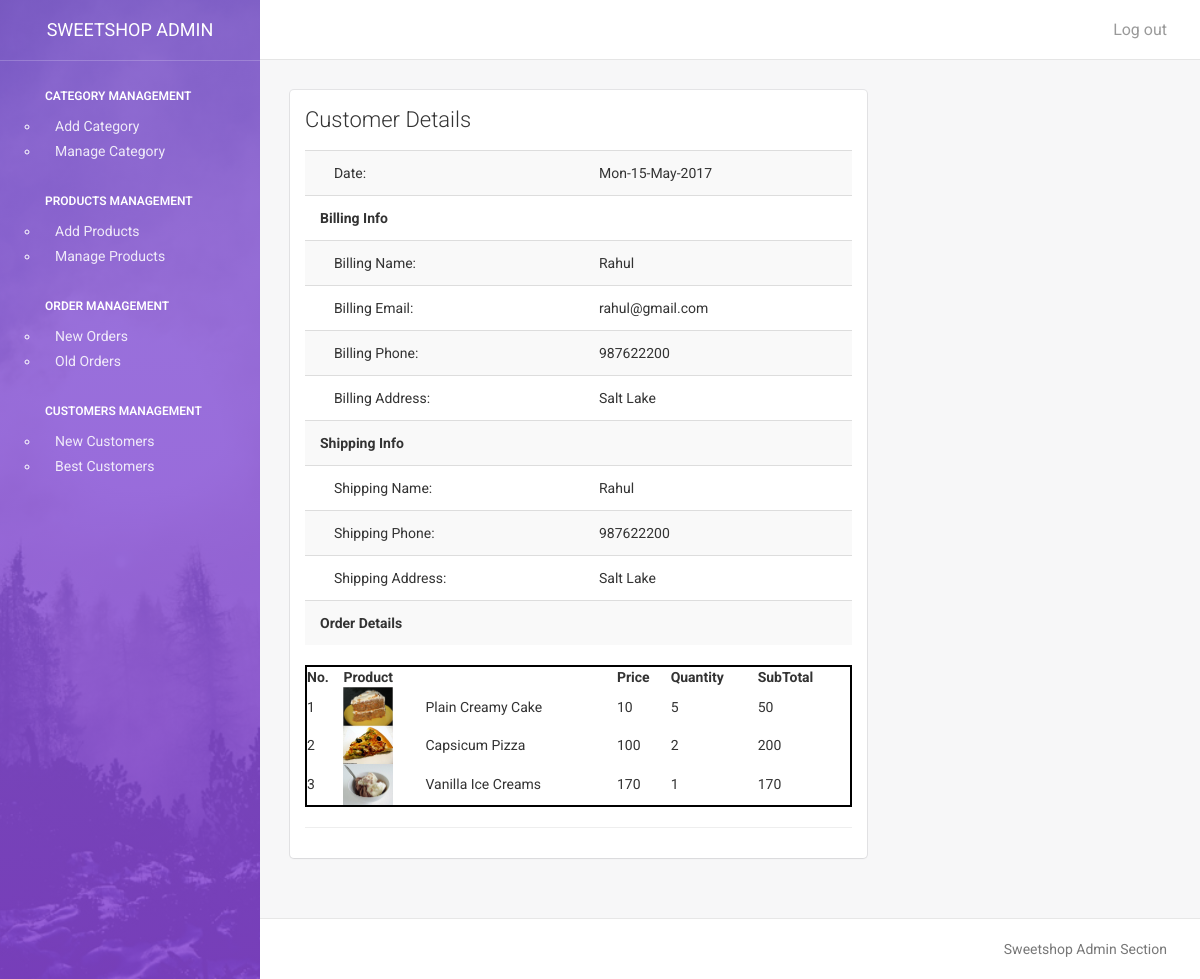
Screenshot of /admin/customer_details.php?cust_id=2 (signed in) with the database file from the repository.
### tables this page shows
CREATE TABLE `orders` (
  `order_id` int(11) NOT NULL,
  `cust_id` int(11) NOT NULL,
  `date` varchar(50) NOT NULL,
  `payment_info` varchar(50) NOT NULL,
  `delivery_name` varchar(50) NOT NULL,
  `delivery_phone` varchar(30) NOT NULL,
  `delivery_address` varchar(250) NOT NULL,
  `status` varchar(50) NOT NULL
);

CREATE TABLE `customers` (
  `cust_id` int(11) NOT NULL,
  `cust_name` varchar(50) NOT NULL,
  `cust_email` varchar(50) NOT NULL,
  `cust_phone` varchar(20) NOT NULL,
  `cust_address` varchar(250) NOT NULL,
  `password` varchar(50) NOT NULL
);

CREATE TABLE `cartitems` (
  `id` int(11) NOT NULL,
  `order_id` int(11) NOT NULL,
  `pid` int(11) NOT NULL,
  `quantity` int(11) NOT NULL,
  `product_name` varchar(250) NOT NULL,
  `product_price` int(11) NOT NULL
);

### www/admin/customer_details.php (the view, shortened to what this page needs)
<?php
include "lib/config.php";
include "lib/header.php";
?>
<div class="col-md-8">
    <div class="card">
        <div class="header">
            <h4 class="title">Customer Details</h4>
        </div>
        <div class="content">
          <table class="table table-hover table-striped">
            <?php
            $sql2 = "SELECT * FROM `customers` WHERE `cust_id` = '$_GET[cust_id]'";
            $res2 = $db->query($sql2);
            $row2 = $res2->fetch_array();
            $sql = "SELECT * FROM `orders` WHERE `cust_id` = '$_GET[cust_id]'";
            $res = $db->query($sql);
            $row = $res->fetch_array();
            print "
                <tr>
                        <td> &nbsp;  &nbsp; Date:</td>
                        <td>".date("D-d-M-Y",$row[date])."</td>
                    </tr>
                 <tr>
                        <td><strong>Billing Info</strong></td>
                        <td></td>
                    </tr>
                    <tr>
                        <td> &nbsp;  &nbsp; Billing Name:</td>
                        <td>$row2[cust_name]</td>
                    </tr>
                    <tr>
                        <td> &nbsp;  &nbsp; Billing Email:</td>
                        <td>$row2[cust_email]</td>
                    </tr>
                    <tr>
                        <td> &nbsp;  &nbsp; Billing Phone:</td>
                        <td>$row2[cust_phone]</td>
                    </tr>
                    <tr>
                        <td> &nbsp;  &nbsp; Billing Address:</td>
                        <td>$row2[cust_address]</td>
                    </tr>
                    <tr>
                        <td><strong>Shipping Info</strong></td>
                        <td></td>
                    </tr>
                    <tr>
                        <td> &nbsp;  &nbsp; Shipping Name:</td>
                        <td>$row[delivery_name]</td>
                    </tr>
                     <tr>
                        <td> &nbsp;  &nbsp; Shipping Phone:</td>
                        <td>$row[delivery_phone]</td>
                    </tr>
                    <tr>
                        <td> &nbsp;  &nbsp; Shipping Address:</td>
                        <td>$row[delivery_address]</td>
                    </tr>
                     <tr>
                        <td><strong>Order Details</strong></td>
                        <td></td>
                    </tr>
            </table>
            <table CLASS = nikCart WIDTH = 100% STYLE = \"border: 2px solid BLACK;padding: 10px;\">
          <tr>
            <th>No.</th>
            <th colspan = 2> Product </th>
            <th>Price</th>
            <th>Quantity</th>
            <th>SubTotal</th>
          </tr>
                    ";
            $sql3 = "SELECT * FROM `cartitems` WHERE `order_id` = '$row[order_id]'";
            $res3 = $db->query($sql3);
            while ($row3 = $res3->fetch_array())
            {
                $sql4 = "SELECT * FROM `products` WHERE `id` = '$row3[pid]'";
                $res4 = $db->query($sql4);
                $row4 = $res4->fetch_array();
                $c++;
                $sub = $row3['product_price'] * $row3[quantity];
                print "<tr>
            <td>$c</td>
            <td> <IMG SRC = \"../$row4[image]\" WIDTH = 50> </td>
            <td> $row3[product_name] </td>
            <td> $row3[product_price] </td>
            <td> $row3[quantity] </td>
            <td> $sub </td>
          </tr>";
            }
            ?>
                                </table>
        <HR>
        </div>
    </div>
</div>
<?php
include "lib/footer.php";
?>

### rows the page displays
orders: date "Mon-15-May-2017", delivery_name "Rahul", delivery_phone "987622200", delivery_address "Salt Lake"
customers: cust_name "Rahul", cust_email "rahul@gmail.com", cust_phone "987622200", cust_address "Salt Lake"
cartitems: shows a picture, product_name "Plain Creamy Cake", product_price "10", quantity "5", sub "50"
cartitems: shows a picture, product_name "Capsicum Pizza", product_price "100", quantity "2", sub "200"
cartitems: shows a picture, product_name "Vanilla Ice Creams", product_price "170", quantity "1"
